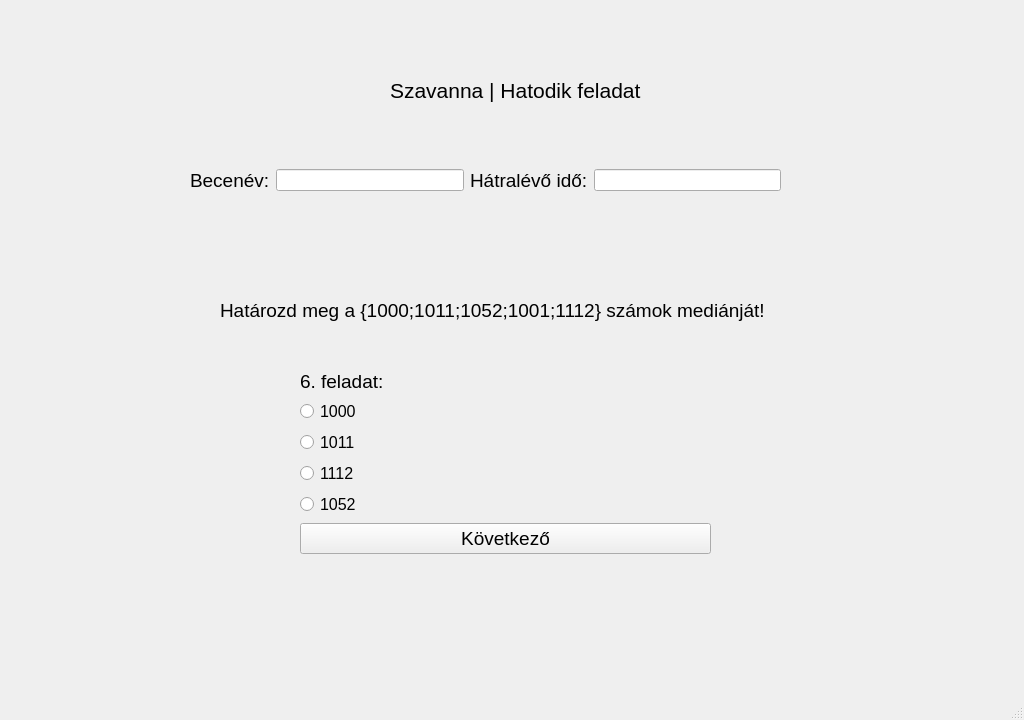
<?xml version="1.0" encoding="UTF-8"?>
<ui version="4.0">
 <class>ques1</class>
 <widget class="QMainWindow" name="ques1">
  <property name="geometry">
   <rect>
    <x>0</x>
    <y>0</y>
    <width>1024</width>
    <height>720</height>
   </rect>
  </property>
  <property name="windowTitle">
   <string>Játékos matematikai gyakorlóprogram</string>
  </property>
  <widget class="QWidget" name="centralwidget">
   <widget class="QLabel" name="label">
    <property name="geometry">
     <rect>
      <x>0</x>
      <y>-10</y>
      <width>1024</width>
      <height>720</height>
     </rect>
    </property>
    <property name="text">
     <string/>
    </property>
    <property name="pixmap">
     <pixmap>../szakdoga hátterek/african-savanna-forest-landscape-scene-at-sunset-free-vector.jpg</pixmap>
    </property>
    <property name="scaledContents">
     <bool>true</bool>
    </property>
   </widget>
   <widget class="QLabel" name="label_4">
    <property name="geometry">
     <rect>
      <x>390</x>
      <y>70</y>
      <width>251</width>
      <height>41</height>
     </rect>
    </property>
    <property name="sizePolicy">
     <sizepolicy hsizetype="Expanding" vsizetype="Preferred">
      <horstretch>0</horstretch>
      <verstretch>0</verstretch>
     </sizepolicy>
    </property>
    <property name="font">
     <font>
      <pointsize>16</pointsize>
     </font>
    </property>
    <property name="cursor">
     <cursorShape>ArrowCursor</cursorShape>
    </property>
    <property name="text">
     <string>Szavanna | Hatodik feladat</string>
    </property>
   </widget>
   <widget class="QWidget" name="horizontalLayoutWidget">
    <property name="geometry">
     <rect>
      <x>190</x>
      <y>140</y>
      <width>591</width>
      <height>81</height>
     </rect>
    </property>
    <layout class="QHBoxLayout" name="horizontalLayout">
     <item>
      <widget class="QLabel" name="label_2">
       <property name="font">
        <font>
         <pointsize>14</pointsize>
        </font>
       </property>
       <property name="text">
        <string>Becenév:</string>
       </property>
      </widget>
     </item>
     <item>
      <widget class="QLineEdit" name="T1">
       <property name="sizePolicy">
        <sizepolicy hsizetype="Expanding" vsizetype="Fixed">
         <horstretch>0</horstretch>
         <verstretch>0</verstretch>
        </sizepolicy>
       </property>
      </widget>
     </item>
     <item>
      <widget class="QLabel" name="label_3">
       <property name="font">
        <font>
         <pointsize>14</pointsize>
        </font>
       </property>
       <property name="text">
        <string>Hátralévő idő:</string>
       </property>
      </widget>
     </item>
     <item>
      <widget class="QLineEdit" name="T2">
       <property name="sizePolicy">
        <sizepolicy hsizetype="Expanding" vsizetype="Fixed">
         <horstretch>0</horstretch>
         <verstretch>0</verstretch>
        </sizepolicy>
       </property>
      </widget>
     </item>
    </layout>
   </widget>
   <widget class="QWidget" name="formLayoutWidget">
    <property name="geometry">
     <rect>
      <x>300</x>
      <y>370</y>
      <width>411</width>
      <height>251</height>
     </rect>
    </property>
    <layout class="QFormLayout" name="formLayout">
     <property name="labelAlignment">
      <set>Qt::AlignLeading|Qt::AlignLeft|Qt::AlignTop</set>
     </property>
     <item row="1" column="0">
      <widget class="QLabel" name="label_5">
       <property name="font">
        <font>
         <pointsize>14</pointsize>
        </font>
       </property>
       <property name="text">
        <string>6. feladat:</string>
       </property>
      </widget>
     </item>
     <item row="2" column="0">
      <widget class="QRadioButton" name="R1">
       <property name="font">
        <font>
         <pointsize>12</pointsize>
        </font>
       </property>
       <property name="text">
        <string>1000</string>
       </property>
      </widget>
     </item>
     <item row="3" column="0">
      <widget class="QRadioButton" name="R2">
       <property name="font">
        <font>
         <pointsize>12</pointsize>
        </font>
       </property>
       <property name="text">
        <string>1011</string>
       </property>
      </widget>
     </item>
     <item row="4" column="0">
      <widget class="QRadioButton" name="R3">
       <property name="font">
        <font>
         <pointsize>12</pointsize>
        </font>
       </property>
       <property name="text">
        <string>1112</string>
       </property>
      </widget>
     </item>
     <item row="6" column="0" colspan="2">
      <widget class="QPushButton" name="B1">
       <property name="font">
        <font>
         <pointsize>14</pointsize>
        </font>
       </property>
       <property name="text">
        <string>Következő</string>
       </property>
      </widget>
     </item>
     <item row="5" column="0">
      <widget class="QRadioButton" name="R4">
       <property name="font">
        <font>
         <pointsize>12</pointsize>
        </font>
       </property>
       <property name="text">
        <string>1052</string>
       </property>
      </widget>
     </item>
    </layout>
   </widget>
   <widget class="QLabel" name="label_6">
    <property name="geometry">
     <rect>
      <x>220</x>
      <y>270</y>
      <width>561</width>
      <height>81</height>
     </rect>
    </property>
    <property name="font">
     <font>
      <pointsize>14</pointsize>
     </font>
    </property>
    <property name="text">
     <string>Határozd meg a {1000;1011;1052;1001;1112} számok mediánját!</string>
    </property>
    <property name="scaledContents">
     <bool>true</bool>
    </property>
   </widget>
  </widget>
  <widget class="QMenuBar" name="menubar">
   <property name="geometry">
    <rect>
     <x>0</x>
     <y>0</y>
     <width>1024</width>
     <height>21</height>
    </rect>
   </property>
  </widget>
  <widget class="QStatusBar" name="statusbar"/>
 </widget>
 <resources/>
 <connections/>
</ui>
